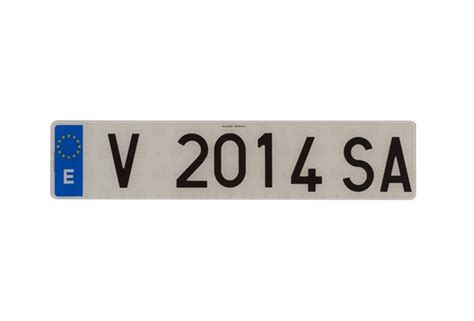
#> input picture IA/Programacion/Learning/opencv/archives/matricula.jpg, 474 x 321 px
$ jupyter execute componentes_conectados.ipynb
#> lines starting #> are read from the running program, lines starting #| are printed output that depends on the picture; after the words box and inside, x2 and y2 are one past the last pixel; in counts of white or black regions, pixels touching at a corner belong together
[cell 1]
import cv2 as cv
import numpy as np

from matplotlib import pyplot as plt

[cell 2]
src = cv.imread("archives/matricula.jpg")
#> src is the input picture: shape (321, 474, 3); mean B, G, R 233.1, 233.4, 234
plt.imshow(src)

[cell 3]
gris = cv.cvtColor(src, cv.COLOR_BGR2GRAY)
blur = cv.GaussianBlur(gris, (7,7), 0)
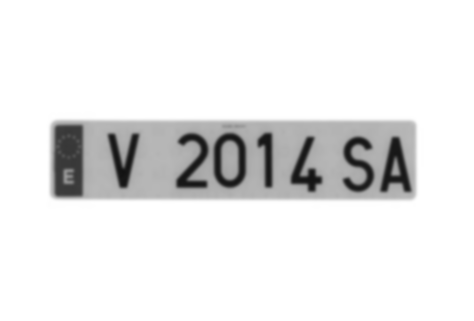
#> blur: shape (321, 474); min 18, max 255, mean 233.6
_, th = cv.threshold(blur, 127,255,cv.THRESH_BINARY_INV)
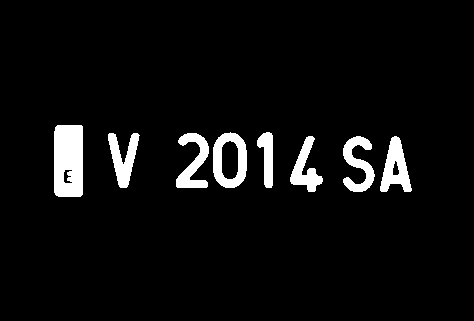
#> th: shape (321, 474); 5.3% white; 8 white regions, largest, box (x1, y1, x2, y2) and area: (54, 125, 83, 197) 2010, (213, 132, 247, 188) 1068, (380, 136, 412, 192) 975
plt.imshow(th, cmap="gray")

[cell 4]
analisis = cv.connectedComponentsWithStats(th, connectivity=4, ltype = cv.CV_32S)
(total_labels, labels_ids, values, centroide) = analisis
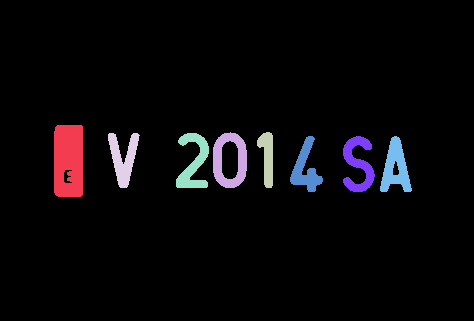
#> labels_ids: shape (321, 474) int32; 9 distinct labels, from 0 to 8; one colour per label, 0 black
#> total_labels = 9; values = [[0, 0, 474, 321, 144050], [54, 125, 29, 72, 2010], [213, 132, 34, 56, 1068], [257, 132, 16, 56, 568], [108, 133, 32, 55, 882], [176, 133, 33, 55, 900], [290, 136, 33, 56, 803], [343, 136, 32, 56, 898], [380, 136, 32, 56, 975]]; centroide = [[237.5, 159.9], [68.13, 160], [229.4, 159.9], [267, 157], [123, 158.2], [193, 162], [305.3, 168.4], [357.9, 163.8], [395.2, 167.2]]

salida = np.zeros(gris.shape, dtype="uint8")
img2 = src.copy()

for i in range(1, total_labels):
    area = values[i, cv.CC_STAT_AREA]
    x1 = values[i, cv.CC_STAT_LEFT]
    y1 = values[i, cv.CC_STAT_TOP]
    w = values[i, cv.CC_STAT_WIDTH]
    h = values[i, cv.CC_STAT_HEIGHT]

    mascara = (labels_ids == i).astype("uint8") * 255

    (x, y) = centroide[i]

    salida = cv.bitwise_or(salida, mascara)
    cv.rectangle(img2, (x1, y1), (x1+w, y1+h), (0,255,0), 3)
    cv.circle(img2, (int(x), int(y)), 4, (0,0,255), -1)
#> this loop made 8 passes
#> (area, x1, y1, w, h, x, y) on passes 1 to 8: (2010, 54, 125, 29, 72, 68.13, 160), (1068, 213, 132, 34, 56, 229.4, 159.9), (568, 257, 132, 16, 56, 267, 157), (882, 108, 133, 32, 55, 123, 158.2), (900, 176, 133, 33, 55, 193, 162), (803, 290, 136, 33, 56, 305.3, 168.4), (898, 343, 136, 32, 56, 357.9, 163.8), (975, 380, 136, 32, 56, 395.2, 167.2)
#> pass 1, `mascara = (labels_ids == i).astype("uint8") * 255`:
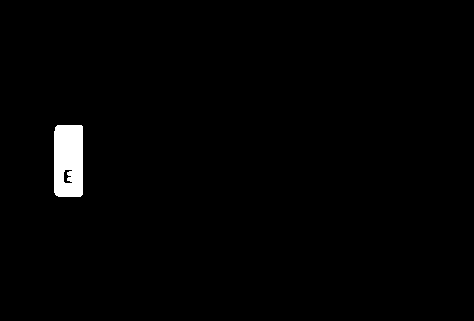
#> mascara: shape (321, 474); 1.3% white; 1 white region, box (x1, y1, x2, y2) and area: (54, 125, 83, 197) 2010
#> pass 2, `mascara = (labels_ids == i).astype("uint8") * 255`:
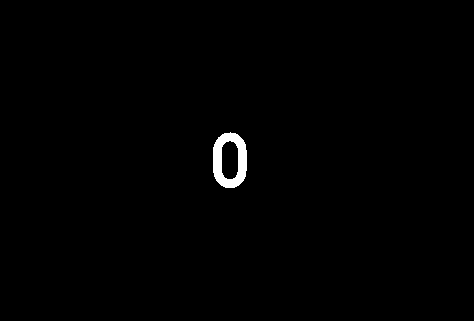
#> mascara: shape (321, 474); 0.7% white; 1 white region, box (x1, y1, x2, y2) and area: (213, 132, 247, 188) 1068
#> pass 2, `salida = cv.bitwise_or(salida, mascara)`:
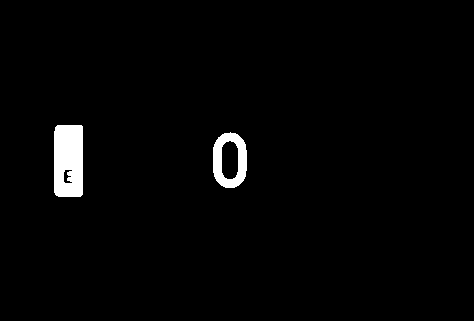
#> salida: shape (321, 474); 2% white; 2 white regions, box (x1, y1, x2, y2) and area: (54, 125, 83, 197) 2010, (213, 132, 247, 188) 1068
#> pass 3, `mascara = (labels_ids == i).astype("uint8") * 255`:
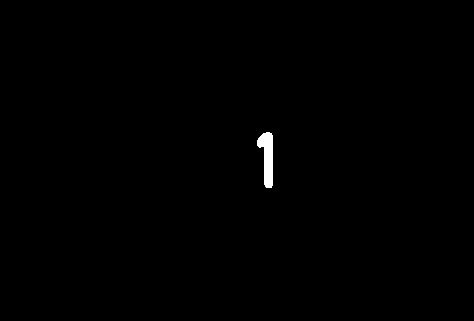
#> mascara: shape (321, 474); 0.37% white; 1 white region, box (x1, y1, x2, y2) and area: (257, 132, 273, 188) 568
#> after the loop:
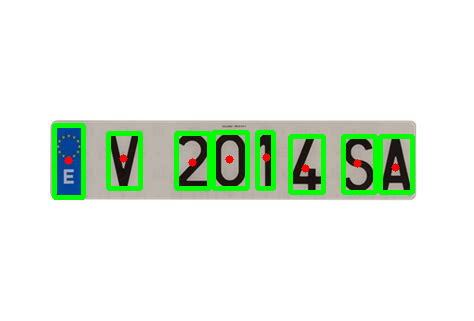
#> img2: shape (321, 474, 3); 4.78% of pixels changed, all inside (x1, y1, x2, y2) = (52, 123, 415, 200)

fig, axes = plt.subplots(1,2,figsize=(15, 15))
axes[0].imshow(img2)
axes[1].imshow(salida, cmap="gray")
#> figure, not shown here; B, G, R data is drawn as R, G, B
